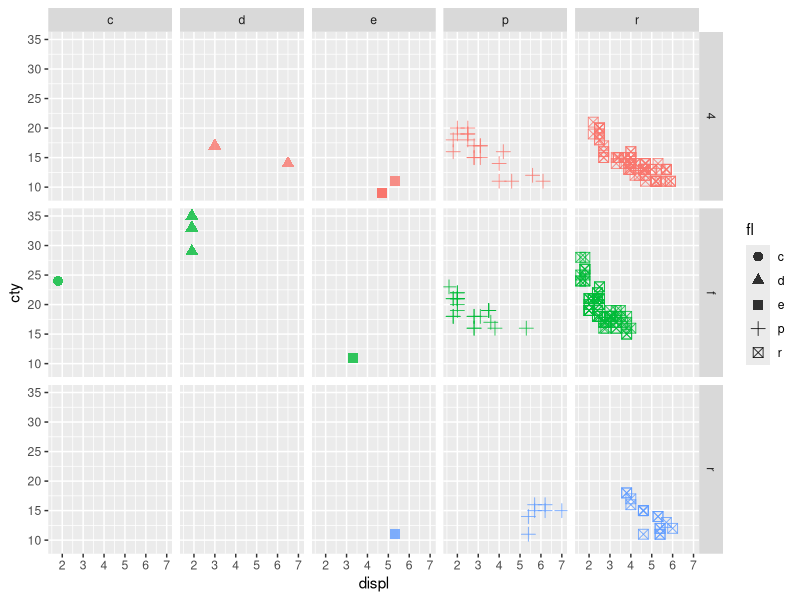

Source code (R):
## ---- chunk 1
#| echo: false
#| message: false
knitr::opts_chunk$set(
    fig.asp = 0.618,
    fig.align = "center",
    out.width = "100%",
    fig.retina = 10,
    fig.path = "../slides/images/09-ggplot2/",
    message = FALSE,
    global.par = TRUE
)
library(fontawesome)
library(tidyverse)
## ---- chunk 2
#| warning: false
#| echo: false
ggplot(data = mpg, 
       mapping = aes(x = displ, y = cty, color = drv, shape = fl)) +
    geom_point(size = 3, alpha = 0.8) + 
    facet_grid(drv ~ fl) +
    guides(color = "none")
